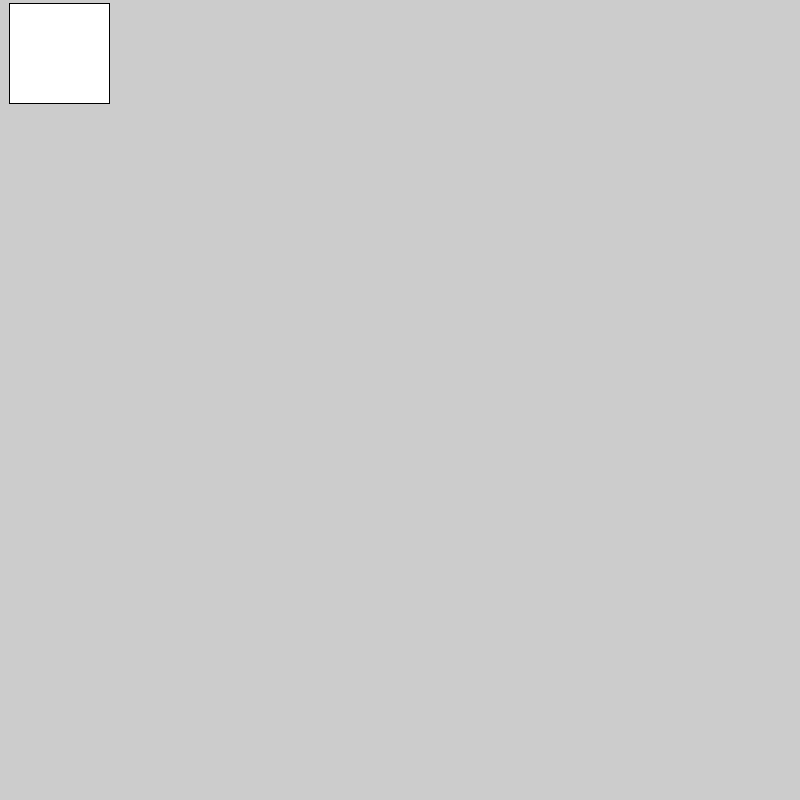
Frame 1 (no input)
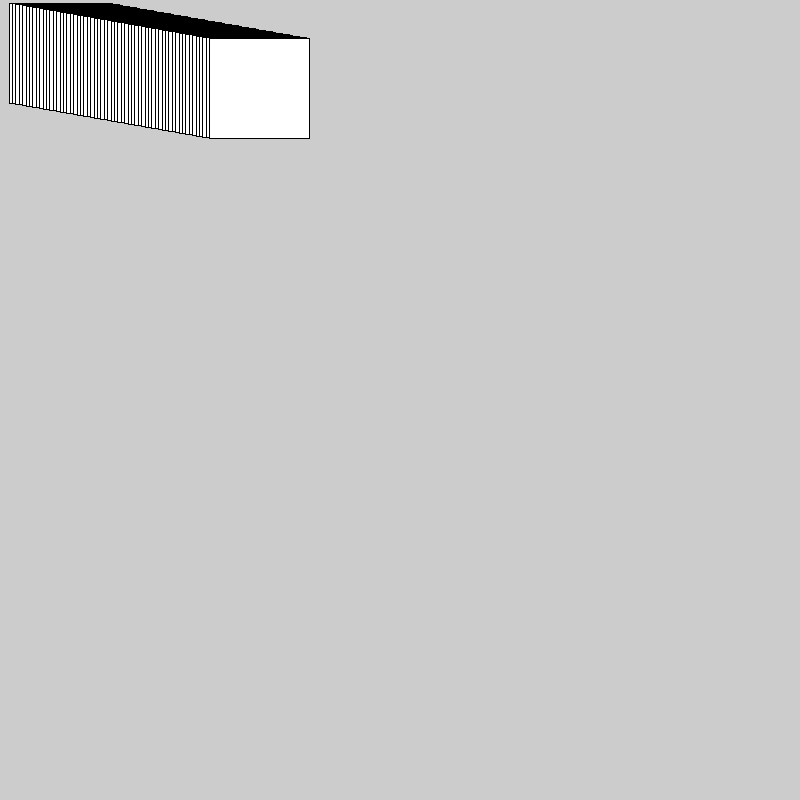
Frame 60 (the mouse pressed at the canvas centre just before this capture)
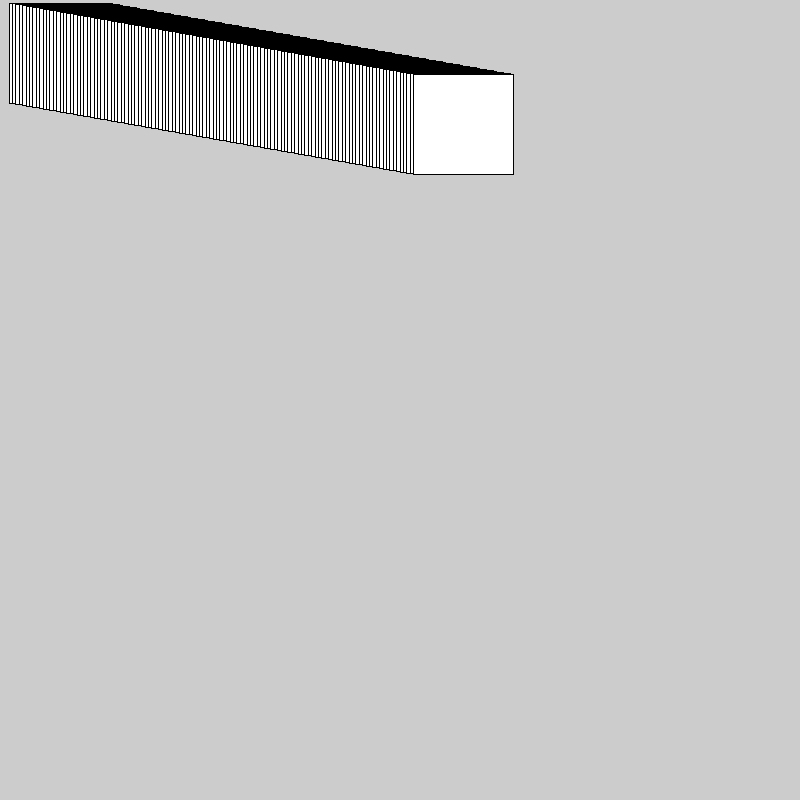
Frame 120 (the mouse held since frame 60 and released just before this capture)

The Processing sketch that drew these frames (run headless with seeded random() and noise(); from frame 60 on, the mouse is pressed at the canvas centre):

// Processing sketch: cours2_bounce
// ── cours2_bounce.pde

float px=9;
float py=3;
float vx=3.4;
float vy=0.6;

void setup() {
  size(800, 800);
}

void draw() {
  rect(px, py, 100, 100);
  px = px + vx;
  py = py + vy;
  
  if(px > width ){
    vx = vx * -1;
  }
}
